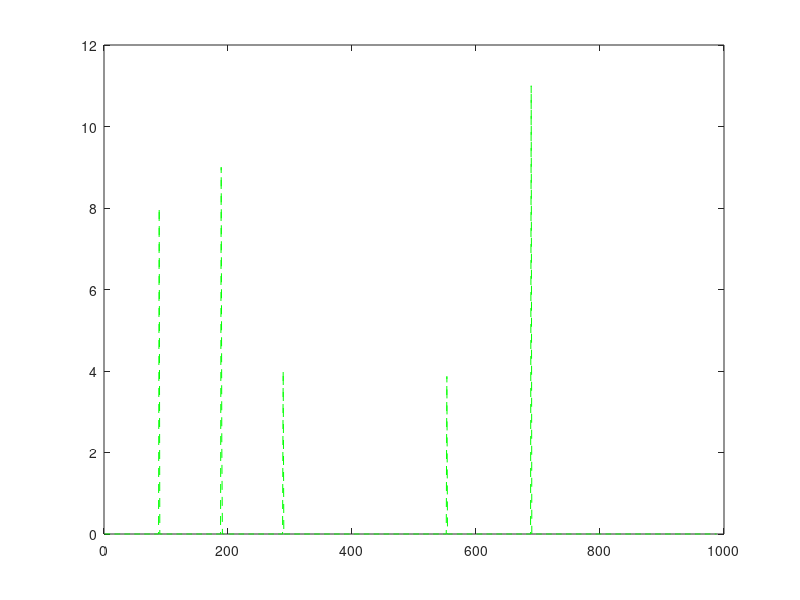
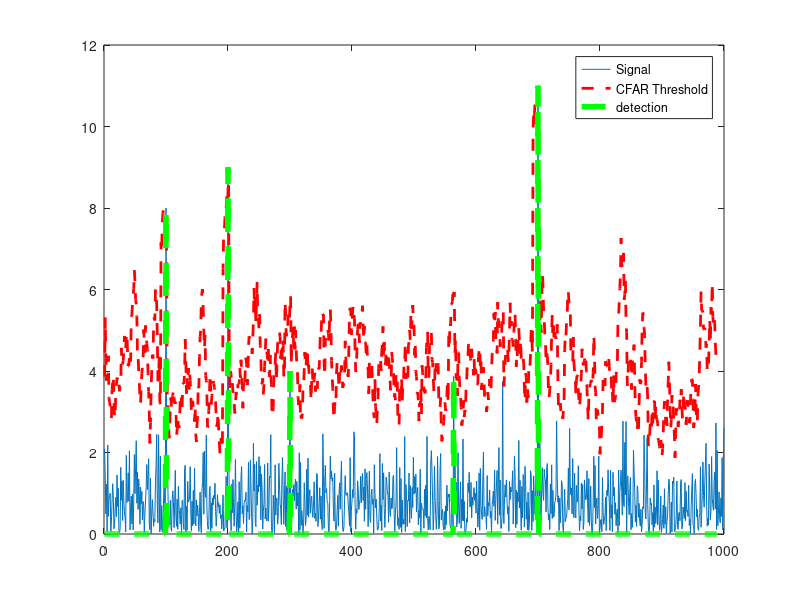

Source code (MATLAB) for these figures, in order:
% Implement 1D CFAR using lagging cells on the given noise and target scenario.

% Close and delete all currently open figures
close all;

% Data_points
Ns = 1000;

% Generate random noise
s=abs(randn(Ns,1));
% s=(randn(Ns,1));

%Targets location. Assigning bin 100, 200, 300 and 700 as Targets with the amplitudes of 8, 9, 4, 11.
s([100 ,200, 300, 700])=[8 9 4 11];

%plot the output
plot(s);

% TODO: Apply CFAR to detect the targets by filtering the noise.

% 1. Define the following:
% 1a. Training Cells
% 1b. Guard Cells 

T = 10;
G = 1;

% Offset : Adding room above noise threshold for desired SNR 
% multiply the offset to threshold value -> Since working with linear
% values... why??

offset=5;

% Vector to hold threshold values 
threshold_cfar = [];

%Vector to hold final signal after thresholding
signal_cfar = [];

% 2. Slide window across the signal length
for i = 1:(Ns-(G+T+1))     

    % 2. - 5. Determine the noise threshold by measuring it within the training cells
    noise_level = sum(s(i:i+T-1));
    
    th = (noise_level/T)*offset;
    threshold_cfar = [ threshold_cfar, {th} ];
    
    signal = s(i+T+G);
    
    if (signal < th)
        signal= 0;
    end

    % 6. Measuring the signal within the CUT

    % 8. Filter the signal above the threshold

    signal_cfar = [signal_cfar, {signal}];
end




% plot the filtered signal
plot (cell2mat(signal_cfar),'g--');

% plot original sig, threshold and filtered signal within the same figure.
figure,plot(s);
hold on,plot(cell2mat(circshift(threshold_cfar,G)),'r--','LineWidth',2)
hold on, plot (cell2mat(circshift(signal_cfar,(T+G))),'g--','LineWidth',4);
legend('Signal','CFAR Threshold','detection')